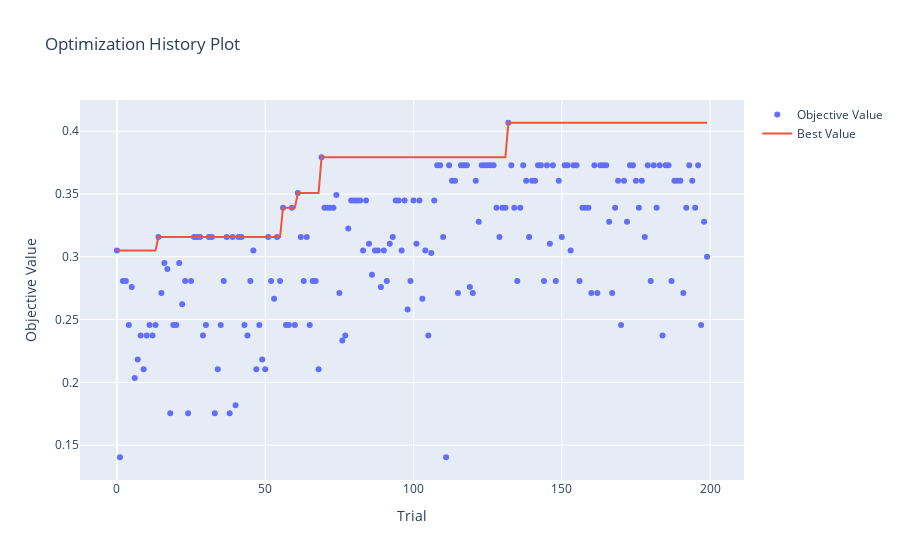

Write notebook code for a chart like this one.
### Code cell
# Visualizar el historial de optimización
plot_optimization_history(study)

### Figure 1 — Plotly figure (JSON) as saved in the notebook; plotly's stock layout.template omitted (floating-point values rounded to 4 significant figures; data arrays with more than 128 entries replaced by an {"elided": "..."} marker saying what was removed)
{"data": [{"mode": "markers", "name": "Objective Value", "type": "scatter", "x": {"elided": "200 int values"}, "y": {"elided": "200 float values"}}, {"mode": "lines", "name": "Best Value", "type": "scatter", "x": {"elided": "200 int values"}, "y": {"elided": "200 float values"}}, {"marker": {"color": "#cccccc"}, "mode": "markers", "name": "Infeasible Trial", "showlegend": false, "type": "scatter", "x": [], "y": []}], "layout": {"title": {"text": "Optimization History Plot"}, "xaxis": {"title": {"text": "Trial"}}, "yaxis": {"title": {"text": "Objective Value"}}}}
